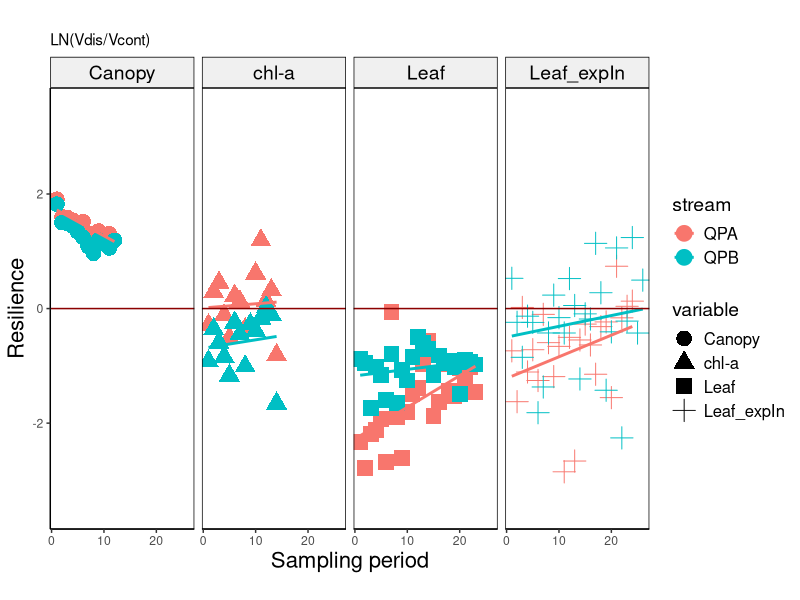
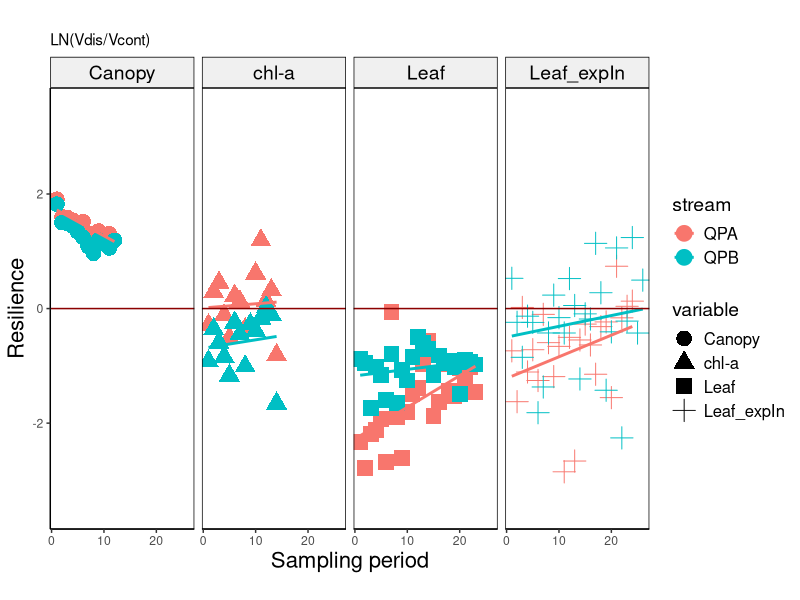

R code for these plots, in order: (Note: this script raises an error after producing the figures.)




#--------------------------------------------
# All variables
# 09 May 2020
#PEGF
#--------------------------------------------
#

library(modelr)
library(ggplot2)
library(dplyr)
library(patchwork)

regression<- read.csv("regressions.csv")
regression

Regression <- ggplot(regression, aes(Time, 
                       value, 
                       shape= variable , 
                       col = stream)) + 
 geom_point(size = 5) +
 geom_smooth(method = 'lm', se = F,  aes(color=stream)) + #, alpha = .15, aes(fill = stream)) +


xlab('Sampling period') + ylab("Resilience") + 
  theme(axis.title.x = element_text(size = 16, angle = 0)) +# axis x
  theme(axis.title.y = element_text(size = 16, angle = 90)) +
  
  theme(legend.title = element_text(color = "black", size = 14),  # Legend
    legend.text = element_text(color = "black", size = 12)) +
  
  geom_hline(yintercept = 0, color="darkred") +

  theme(panel.grid.major = element_blank(), panel.grid.minor = element_blank(),
      panel.background = element_blank(), axis.line = element_line(colour = "black")) +
  theme(panel.border = element_rect(colour = "black", fill=NA, size=0.5)) +
  
  labs(title="", subtitle="LN(Vdis/Vcont)",fill="", caption="") +
  
  ylim(-3.5,3.5) +
  
  theme(strip.text.x  = element_text(size = 14, colour = "black", angle = 0)) +
  theme(strip.background = element_rect(colour = "black", fill = "grey94")) +

 facet_grid(~ variable)
  # facet_wrap(. ~ variable)
Regression
Regression + ggsave("Regression.jpeg", width=10, height=6,dpi=600)

